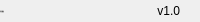
              <widget class="QFrame" name="bottomBar">
               <property name="minimumSize">
                <size>
                 <width>0</width>
                 <height>22</height>
                </size>
               </property>
               <property name="maximumSize">
                <size>
                 <width>16777215</width>
                 <height>22</height>
                </size>
               </property>
               <property name="frameShape">
                <enum>QFrame::Shape::NoFrame</enum>
               </property>
               <property name="frameShadow">
                <enum>QFrame::Shadow::Raised</enum>
               </property>
               <layout class="QHBoxLayout" name="horizontalLayout_5">
                <property name="spacing">
                 <number>0</number>
                </property>
                <property name="leftMargin">
                 <number>0</number>
                </property>
                <property name="topMargin">
                 <number>0</number>
                </property>
                <property name="rightMargin">
                 <number>0</number>
                </property>
                <property name="bottomMargin">
                 <number>0</number>
                </property>
                <item>
                 <widget class="QLabel" name="creditsLabel">
                  <property name="maximumSize">
                   <size>
                    <width>16777215</width>
                    <height>16</height>
                   </size>
                  </property>
                  <property name="font">
                   <font>
                    <family>Segoe UI</family>
                    <pointsize>-1</pointsize>
                    <italic>false</italic>
                    <bold>false</bold>
                   </font>
                  </property>
                  <property name="text">
                   <string>光宗耀组</string>
                  </property>
                  <property name="alignment">
                   <set>Qt::AlignmentFlag::AlignLeading|Qt::AlignmentFlag::AlignLeft|Qt::AlignmentFlag::AlignVCenter</set>
                  </property>
                 </widget>
                </item>
                <item>
                 <widget class="QLabel" name="version">
                  <property name="text">
                   <string>v1.0</string>
                  </property>
                  <property name="alignment">
                   <set>Qt::AlignmentFlag::AlignRight|Qt::AlignmentFlag::AlignTrailing|Qt::AlignmentFlag::AlignVCenter</set>
                  </property>
                 </widget>
                </item>
                <item>
                 <widget class="QFrame" name="frame_size_grip">
                  <property name="minimumSize">
                   <size>
                    <width>20</width>
                    <height>0</height>
                   </size>
                  </property>
                  <property name="maximumSize">
                   <size>
                    <width>20</width>
                    <height>16777215</height>
                   </size>
                  </property>
                  <property name="frameShape">
                   <enum>QFrame::Shape::NoFrame</enum>
                  </property>
                  <property name="frameShadow">
                   <enum>QFrame::Shadow::Raised</enum>
                  </property>
                 </widget>
                </item>
               </layout>
              </widget>
